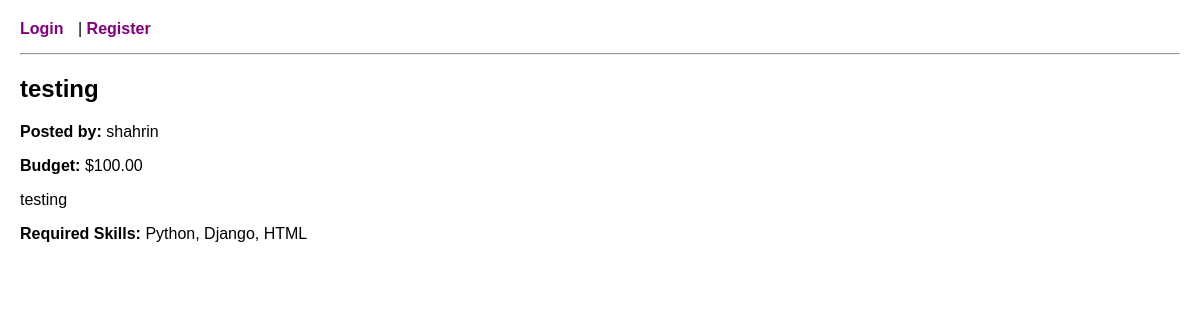
The app's page /projects/2/ with its own data.
### core/models.py (models this page shows, shortened)
class Project(models.Model):
    client = models.ForeignKey(CustomUser, on_delete=models.CASCADE)
    title = models.CharField(max_length=255)
    description = models.TextField()
    budget = models.DecimalField(max_digits=10, decimal_places=2)
    created_at = models.DateTimeField(auto_now_add=True)
    skills = models.ManyToManyField(SkillTag, blank=True)

class CustomUser(AbstractUser):
    is_client = models.BooleanField(default=False)
    is_freelancer = models.BooleanField(default=False)
    bio = models.TextField(blank=True)
    location = models.CharField(max_length=100, blank=True)
    profile_picture = models.ImageField(upload_to='profile_pics/', blank=True, null=True)
    skills = models.ManyToManyField('SkillTag', blank=True)

class SkillTag(models.Model):
    name = models.CharField(max_length=50, unique=True)

### core/views.py (the view)
# urls.py: path('projects/<int:project_id>/', views.project_detail, name='project_detail'),
def project_detail(request, project_id):
    project = Project.objects.get(id=project_id)
    return render(request, 'core/project_detail.html', {'project': project})

### core/templates/core/project_detail.html
{% extends 'core/base.html' %}
{% block content %}
<h2>{{ project.title }}</h2>
<p><strong>Posted by:</strong> {{ project.client.username }}</p>
<p><strong>Budget:</strong> ${{ project.budget }}</p>
<p>{{ project.description }}</p>
{% if project.skills.all %}
    <p><strong>Required Skills:</strong>
        {% for skill in project.skills.all %}
            {{ skill.name }}{% if not forloop.last %}, {% endif %}
        {% endfor %}
    </p>
{% endif %}
{% endblock %}

### core/templates/core/base.html (style rules this page uses)
body { font-family: Arial, sans-serif; margin: 20px; }

### records on screen
Project: title "testing", client.username "shahrin", budget "100.00", description "testing"
SkillTag: name "Python"
SkillTag: name "Django"
SkillTag: name "HTML"
